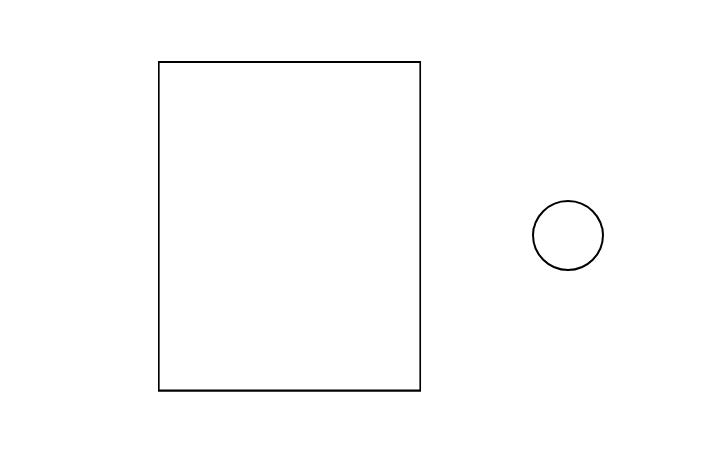
#> input picture 2.jpg, 728 x 453 px
$ python q2.py
#> lines starting #> are read from the running program, lines starting #| are printed output that depends on the picture; after the words box and inside, x2 and y2 are one past the last pixel; in counts of white or black regions, pixels touching at a corner belong together
import cv2
import numpy as np
import math

def circularity(contour):
    perimeter = cv2.arcLength(contour, True)
    if perimeter == 0:
        return 0
    area = cv2.contourArea(contour)
    return (4 * math.pi * area) / (perimeter * perimeter)

def pack_circles_in_rectangle(width, height, radius):
    if width < 2 * radius or height < 2 * radius:
        return []
    row_spacing = math.sqrt(3) * radius
    centers = []
    j = 0
    while True:
        y = radius + j * row_spacing
        if y + radius > height:
            break
        offset = (j % 2) * radius
        x = radius + offset
        while x + radius <= width:
            centers.append((x, y))
            x += 2 * radius
        j += 1
    return centers

img = cv2.imread("2.jpg")
#> img is the input picture: shape (453, 728, 3); min 0, max 255, mean 253
if img is None:
    print("Error: Image file not found.")
    exit()

gray = cv2.cvtColor(img, cv2.COLOR_BGR2GRAY)
inverted = cv2.bitwise_not(gray)
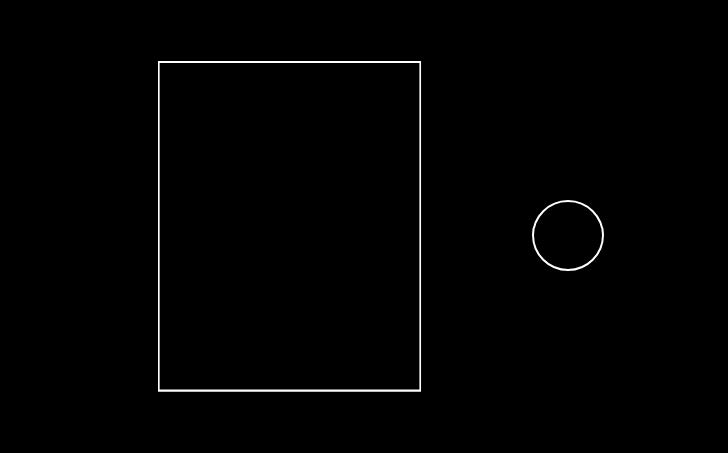
#> inverted: shape (453, 728); min 0, max 255, mean 2
_, thresh = cv2.threshold(inverted, 0, 255, cv2.THRESH_BINARY + cv2.THRESH_OTSU)
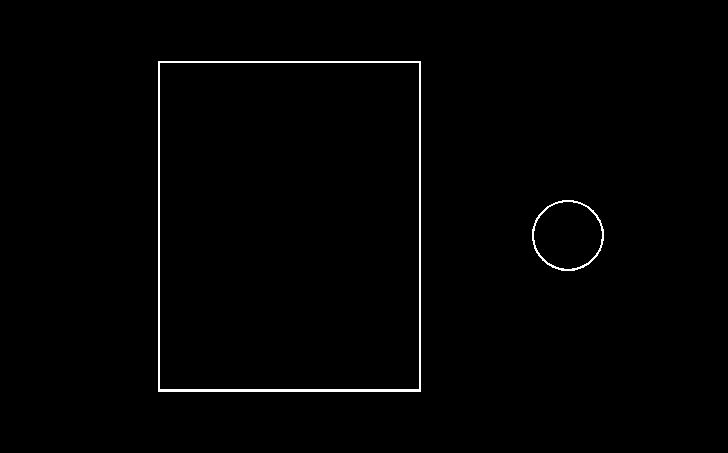
#> thresh: shape (453, 728); 0.94% white in thin lines or dots, all inside (x1, y1, x2, y2) = (158, 61, 604, 392)
contours, hierarchy = cv2.findContours(thresh, cv2.RETR_TREE, cv2.CHAIN_APPROX_SIMPLE)
#> contours = 4 contours; box (x1, y1, x2, y2) and area: (158, 61, 421, 392) 86460, (159, 62, 420, 390) 85018, (532, 200, 604, 271) 3902, (533, 201, 603, 270) 3632
hierarchy = hierarchy[0]

max_area = 0
rect_contour_idx = -1
inner_contour_idx = -1
for i, cnt in enumerate(contours):
    if hierarchy[i][2] != -1:
        area = cv2.contourArea(cnt)
        if area > max_area:
            max_area = area
            rect_contour_idx = i
            inner_contour_idx = hierarchy[i][2]
#> this loop made 4 passes
#> (cnt, area, max_area, rect_contour_idx, inner_contour_idx) on pass 3: ([[158, 61], [158, 391], [420, 391], [420, 61]], 86460, 86460, 2, 3)
#> (area, max_area, rect_contour_idx, inner_contour_idx) on pass 1: (3902, 3902, 0, 1)
#> after the loop, inner_contour_idx = 3; max_area = 86460; rect_contour_idx = 2

if rect_contour_idx == -1 or inner_contour_idx == -1:
    print("Rectangle not detected.")
    exit()

x, y, w, h = cv2.boundingRect(contours[inner_contour_idx])
#> x = 159; y = 62; w = 261; h = 328

circle_contour_idx = -1
max_circularity_val = 0
for i, cnt in enumerate(contours):
    if i == rect_contour_idx or i == inner_contour_idx:
        continue
    if len(cnt) < 5:
        continue
    circ = circularity(cnt)
    if circ > max_circularity_val and 0.8 < circ < 1.2:
        max_circularity_val = circ
        circle_contour_idx = i
#> this loop made 4 passes
#> (perimeter in circularity, area in circularity, circ, max_circularity_val, circle_contour_idx) on passes 1 to 2: (234, 3902, 0.896, 0.896, 0), (224.8, 3632, 0.903, 0.903, 1)
#> cnt on pass 3: [[158, 61], [158, 391], [420, 391], [420, 61]]
#> after the loop, circle_contour_idx = 1; max_circularity_val = 0.903

if circle_contour_idx == -1:
    print("Circle not detected.")
    exit()

(center_x, center_y), radius = cv2.minEnclosingCircle(contours[circle_contour_idx])
#> center_x = 567.5; center_y = 235; radius = 34.73
radius = int(radius)
#> radius = 34

centers = pack_circles_in_rectangle(w, h, radius)
#> in pack_circles_in_rectangle, `row_spacing = math.sqrt(3) * radius`: row_spacing = 58.89
#> the loop in pack_circles_in_rectangle, `while True:` made 6 passes
#> (y, offset) on passes 1 to 5: (34, 0), (92.89, 34), (151.8, 0), (210.7, 34), (269.6, 0)
#> y on pass 6: 328.4
#> after the loop in pack_circles_in_rectangle, `while True:`: centers = [(34, 34), (102, 34), (170, 34), (68, 92.89), (136, 92.89), (204, 92.89), (34, 151.8), (102, 151.8), (170, 151.8), (68, 210.7), (136, 210.7), (204, 210.7), (34, 269.6), (102, 269.6), (170, 269.6)]; j = 5
circle_count = len(centers)
#> circle_count = 15
print(f"Number of complete circles: {circle_count}")
#| Number of complete circles: 15

output_img = img.copy()
for cx, cy in centers:
    img_cx = int(x + cx)
    img_cy = int(y + cy)
    cv2.circle(output_img, (img_cx, img_cy), radius, (0, 0, 255), 2)
#> this loop made 15 passes
#> (cx, cy, img_cx, img_cy) on passes 1 to 12: (34, 34, 193, 96), (102, 34, 261, 96), (170, 34, 329, 96), (68, 92.89, 227, 154), (136, 92.89, 295, 154), (204, 92.89, 363, 154), (34, 151.8, 193, 213), (102, 151.8, 261, 213), (170, 151.8, 329, 213), (68, 210.7, 227, 272), (136, 210.7, 295, 272), (204, 210.7, 363, 272)
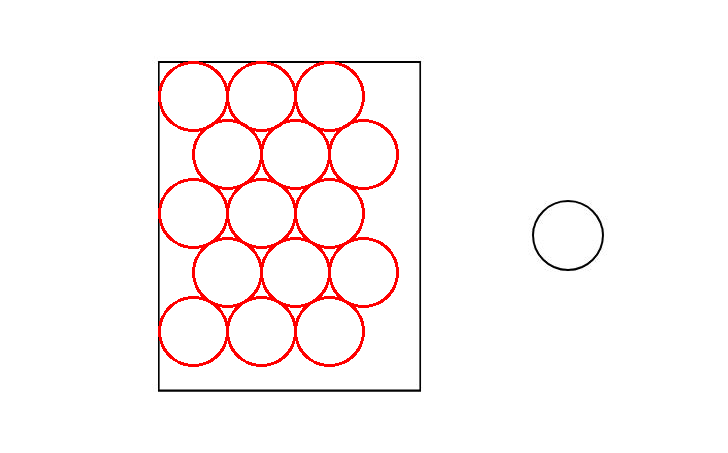
#> output_img: shape (453, 728, 3); 2.58% of pixels changed, all inside (x1, y1, x2, y2) = (158, 61, 399, 367)

cv2.imshow("Packed Circles", output_img)
cv2.waitKey(0)
cv2.destroyAllWindows()
cv2.imwrite("output_2.jpg", output_img)

$ run again, with 1.jpg copied over 2.jpg
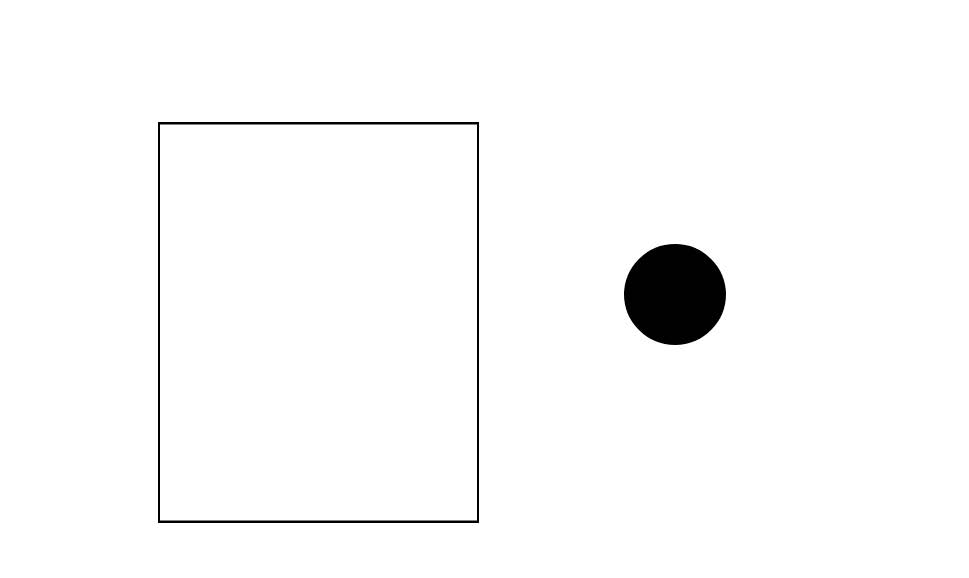
#> input picture 1.jpg, 969 x 578 px
#> img is the input picture: shape (578, 969, 3); min 0, max 255, mean 249.9
#> `_, thresh = cv2.threshold(inverted, 0, 255, cv2.THRESH_BINARY + cv2.TH..`:
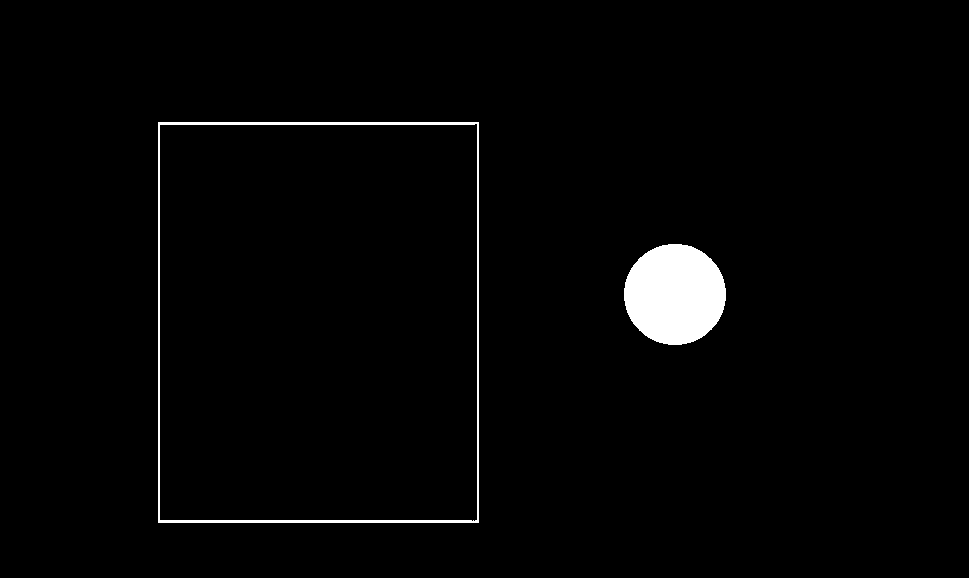
#> thresh: shape (578, 969); 2.1% white; 2 white regions
#> contours = 3 contours; box (x1, y1, x2, y2) and area: (158, 122, 479, 523) 128000, (159, 123, 478, 522) 125930, (624, 244, 726, 345) 7933
#> the loop `for i, cnt in enumerate(contours):` made 3 passes
#> (cnt, max_area, rect_contour_idx, inner_contour_idx) on pass 2: ([[158, 122], [158, 522], [478, 522], [478, 122]], 128000, 1, 2)
#> after the loop `for i, cnt in enumerate(contours):`: inner_contour_idx = 2; max_area = 128000; rect_contour_idx = 1
#> `x, y, w, h = cv2.boundingRect(contours[inner_contour_idx])`: x = 159; y = 123; w = 319; h = 399
#> the loop `for i, cnt in enumerate(contours):` made 3 passes
#> (circ, max_circularity_val, circle_contour_idx) on pass 1: (0.893, 0.893, 0)
#> after the loop `for i, cnt in enumerate(contours):`: circle_contour_idx = 0; max_circularity_val = 0.893
#> `(center_x, center_y), radius = cv2.minEnclosingCircle(contours[circle_..`: center_x = 674.5; center_y = 293.8; radius = 50.88
#> `radius = int(radius)`: radius = 50
#> row_spacing = 86.6
#> the loop in pack_circles_in_rectangle, `while True:` made 5 passes
#> (y, offset) on passes 1 to 4: (50, 0), (136.6, 50), (223.2, 0), (309.8, 50)
#> after the loop in pack_circles_in_rectangle, `while True:`: centers = [(50, 50), (150, 50), (250, 50), (100, 136.6), (200, 136.6), (50, 223.2), (150, 223.2), (250, 223.2), (100, 309.8), (200, 309.8)]; j = 4
#> circle_count = 10
#| Number of complete circles: 10
#> the loop `for cx, cy in centers:` made 10 passes
#> (cx, cy, img_cx, img_cy) on passes 1 to 8: (50, 50, 209, 173), (150, 50, 309, 173), (250, 50, 409, 173), (100, 136.6, 259, 259), (200, 136.6, 359, 259), (50, 223.2, 209, 346), (150, 223.2, 309, 346), (250, 223.2, 409, 346)
#> after the loop `for cx, cy in centers:`:
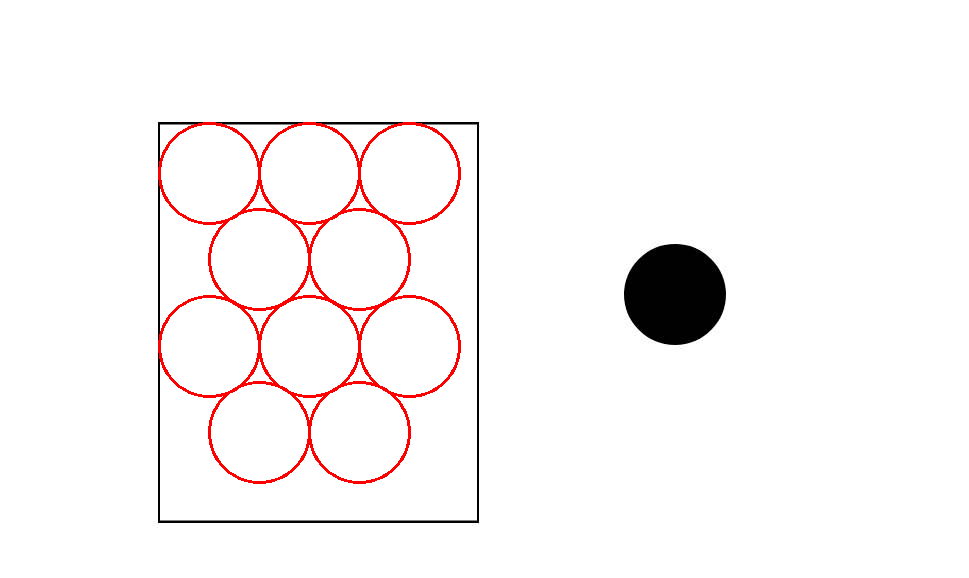
#> output_img: shape (578, 969, 3); 1.49% of pixels changed, all inside (x1, y1, x2, y2) = (158, 122, 461, 484)

$ run again, with 3.jpg copied over 2.jpg
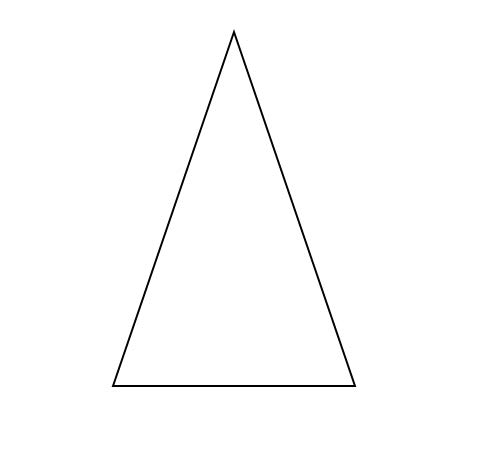
#> input picture 3.jpg, 478 x 476 px
#> img is the input picture: shape (476, 478, 3); min 0, max 255, mean 252.8
#> `inverted = cv2.bitwise_not(gray)`:
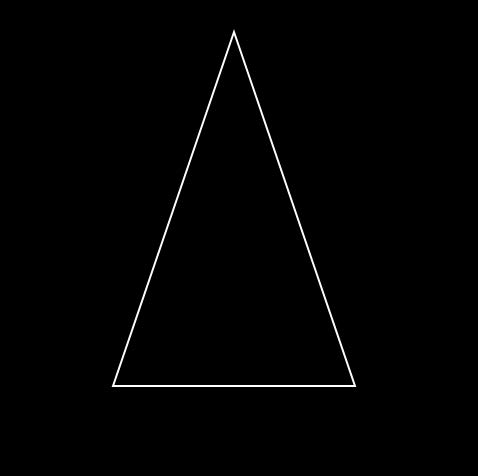
#> inverted: shape (476, 478); min 0, max 255, mean 2.2
#> thresh: shape (476, 478); 0.88% white in thin lines or dots, all inside (x1, y1, x2, y2) = (112, 30, 356, 387)
#> contours = 2 contours; box (x1, y1, x2, y2) and area: (112, 30, 356, 387) 43368, (114, 36, 354, 386) 42301
#> the loop `for i, cnt in enumerate(contours):` made 2 passes
#> (max_area, rect_contour_idx, inner_contour_idx) on pass 1: (43368, 0, 1)
#> after the loop `for i, cnt in enumerate(contours):`: inner_contour_idx = 1; max_area = 43368; rect_contour_idx = 0
#> x = 114; y = 36; w = 240; h = 350
#> the loop `for i, cnt in enumerate(contours):` made 2 passes
#> after the loop `for i, cnt in enumerate(contours):`: circle_contour_idx = -1; max_circularity_val = 0
